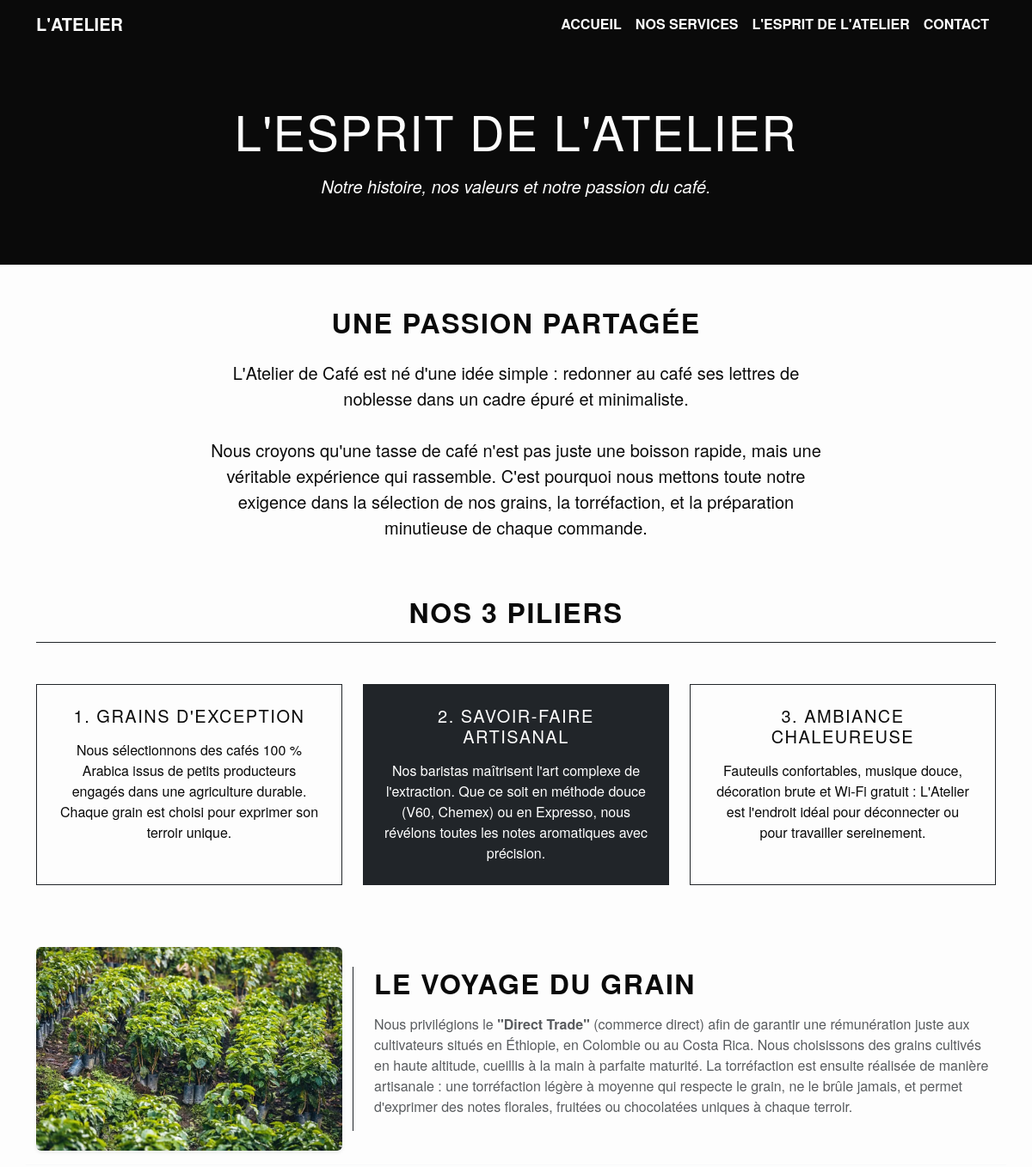
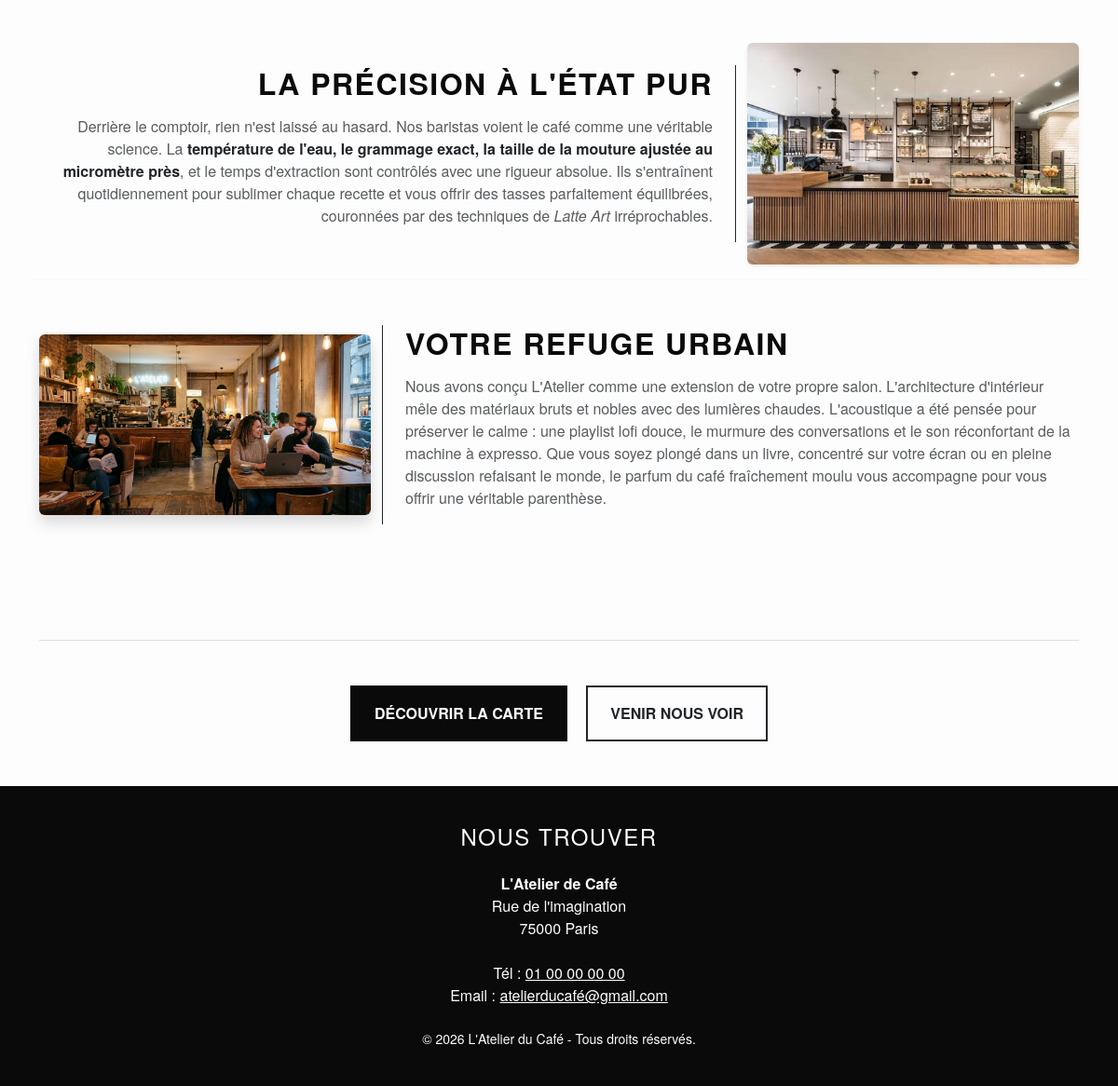
Page /about.php on the committed database (2 pictures, top to bottom).
### tables this page shows
CREATE TABLE `pages_content` (
  `id` int(11) NOT NULL,
  `page_nom` varchar(50) NOT NULL,
  `section` varchar(50) NOT NULL,
  `titre` varchar(255) DEFAULT NULL,
  `contenu_texte` text DEFAULT NULL
);

### about.php (the view, shortened to what this page needs)
<?php
require_once 'config.php';
$stmt = $pdo->prepare("SELECT section, titre, contenu_texte FROM pages_content WHERE page_nom = 'about'");
$stmt->execute();
$lignes = $stmt->fetchAll();
$content = [];
foreach ($lignes as $ligne) {
  $content[$ligne['section']] = [
    'titre' => $ligne['titre'],
    'texte' => $ligne['contenu_texte']
  ];
}
function getTextContent($section, $type, $contentArray)
{
  return $contentArray[$section][$type] ?? '<em>Contenu non défini</em>';
}
?>
<!doctype html>
<html lang="fr">
<head>
  <link href="https://cdn.jsdelivr.net/npm/bootstrap@5.3.2/dist/css/bootstrap.min.css" rel="stylesheet" />
  <link rel="stylesheet" href="index.css" />
</head>
<body>
  <nav class="navbar navbar-expand-lg navbar-custom sticky-top">
    <div class="container">
      <a class="navbar-brand" href="index.php">L'Atelier</a>
      <div class="collapse navbar-collapse justify-content-end" id="navbarNav">
        <ul class="navbar-nav">
          <li class="nav-item">
            <a class="nav-link" href="index.php">Accueil</a>
          </li>
          <li class="nav-item">
            <a class="nav-link" href="service.php">Nos services</a>
          </li>
          <li class="nav-item">
            <a class="nav-link active" href="about.php">L'Esprit de l'Atelier</a>
          </li>
          <li class="nav-item">
            <a class="nav-link" href="contact.php">Contact</a>
          </li>
        </ul>
      </div>
    </div>
  </nav>
  <header class="hero-section" style="padding: 60px 0">
    <div class="container">
      <h1 class="display-4"><?= getTextContent('hero', 'titre', $content) ?></h1>
      <p class="lead mt-3">
        <?= getTextContent('hero', 'texte', $content) ?>
      </p>
    </div>
  </header>
  <main class="container py-5">
    <div class="row mb-5">
      <div class="col-lg-8 mx-auto text-center">
        <h2 class="mb-4"><?= getTextContent('passion', 'titre', $content) ?></h2>
        <p class="lead">
          <?= getTextContent('passion', 'texte', $content) ?>
        </p>
      </div>
    </div>
    <h2 class="text-center mb-5 border-bottom border-dark pb-3">Nos 3 piliers</h2>
    <div class="row text-center g-4 mb-5">
      <div class="col-md-4">
        <div class="p-4 border border-dark h-100">
          <h3 class="h5"><?= getTextContent('pilier1', 'titre', $content) ?></h3>
          <p class="mb-0 mt-3"><?= getTextContent('pilier1', 'texte', $content) ?></p>
        </div>
      </div>
      <div class="col-md-4">
        <div class="p-4 border border-dark h-100 bg-dark text-white">
          <h3 class="h5 text-white"><?= getTextContent('pilier2', 'titre', $content) ?></h3>
          <p class="mb-0 mt-3"><?= getTextContent('pilier2', 'texte', $content) ?></p>
        </div>
      </div>
      <div class="col-md-4">
        <div class="p-4 border border-dark h-100">
          <h3 class="h5"><?= getTextContent('pilier3', 'titre', $content) ?></h3>
          <p class="mb-0 mt-3"><?= getTextContent('pilier3', 'texte', $content) ?></p>
        </div>
      </div>
    </div>
    <section class="mt-5 pt-4">
      <div class="row align-items-center mb-5 pb-3 border-bottom border-light">
        <div class="col-md-4 mb-4 mb-md-0">
          <img src="images/agriculture.webp" alt="Le voyage du grain" class="img-fluid rounded shadow-sm w-100 object-fit-cover" style="max-height: 300px" />
        </div>
        <div class="col-md-8 border-start border-dark ps-md-4">
          <h3 class="h2 fw-bold mb-3"><?= getTextContent('voyage', 'titre', $content) ?></h3>
          <p class="text-muted">
            <?= getTextContent('voyage', 'texte', $content) ?>
          </p>
        </div>
      </div>
      <div class="row align-items-center mb-5 pb-3 border-bottom border-light flex-column-reverse flex-md-row">
        <div class="col-md-8 border-end border-dark pe-md-4 text-md-end">
          <h3 class="h2 fw-bold mb-3"><?= getTextContent('precision', 'titre', $content) ?></h3>
          <p class="text-muted">
            <?= getTextContent('precision', 'texte', $content) ?>
          </p>
        </div>
        <div class="col-md-4 mb-4 mb-md-0">
          <img src="images/barista.jpg" alt="La précision à l'état pur" class="img-fluid rounded shadow-sm w-100 object-fit-cover" style="max-height: 300px" />
        </div>
      </div>
      <div class="row align-items-center mb-5 pb-3">
        <div class="col-md-4 mb-4 mb-md-0">
          <img src="images/salon.jpg" alt="Ambiance chaleureuse" class="img-fluid rounded shadow w-100 object-fit-cover" style="max-height: 300px" />
        </div>
        <div class="col-md-8 border-start border-dark ps-md-4">
          <h3 class="h2 fw-bold mb-3"><?= getTextContent('refuge', 'titre', $content) ?></h3>
          <p class="text-muted">
            <?= getTextContent('refuge', 'texte', $content) ?>
          </p>
        </div>
      </div>
    </section>
    <div class="text-center mt-5">
      <a href="service.php" class="btn btn-custom px-4 py-3 me-sm-3 mb-3 mb-sm-0">Découvrir la carte</a>
      <a href="index.php#horaires" class="btn btn-outline-dark px-4 py-3 rounded-0 fw-bold text-uppercase border-2 mb-3 mb-sm-0">Venir nous voir</a>
    </div>
  </main>
  <footer id="contact">
    <div class="container">
      <h2 class="h4 mb-4">Nous trouver</h2>
      <address class="mb-4 fst-normal">
        <strong>L'Atelier de Café</strong><br />
        Rue de l'imagination<br />
        75000 Paris<br /><br />
        Tél : <a href="tel:+33100000000">01 00 00 00 00</a><br />
        Email : <a href="mailto:atelierducafé@gmail.com">atelierducafé@gmail.com</a>
      </address>
      <p class="mb-0 small">© 2026 L'Atelier du Café - Tous droits réservés.</p>
    </div>
  </footer>
</body>
</html>

### index.css (style rules this page uses)
:root { --black: #0a0a0a; --white: #fdfdfd; --grey: #e0e0e0; }
body { background-color: var(--white); color: var(--black); font-family: "Helvetica Neue", Arial, sans-serif; }
h1, h2, h3 { text-transform: uppercase; font-weight: 700; letter-spacing: 1.5px; }
.navbar-custom { background-color: var(--black); border-bottom: 3px solid var(--black); }
.navbar-custom .nav-link, .navbar-custom .navbar-brand { color: var(--white) !important; text-transform: uppercase; font-weight: bold; transition: color 0.3s ease; }
.hero-section { background-color: var(--black); color: var(--white); padding: 80px 0; text-align: center; }
section { padding: 60px 0; border-bottom: 1px solid var(--grey); }
.btn-custom { background-color: var(--black); color: var(--white); border: 2px solid var(--black); border-radius: 0; text-transform: uppercase; font-weight: bold; transition: all 0.3s ease; }
footer { background-color: var(--black); color: var(--white); padding: 40px 0; text-align: center; }
footer a { color: var(--white); text-decoration: underline; }

### rows in the picture
pages_content: titre "L'ESPRIT DE L'ATELIER Notre histoire, nos valeurs et notre passion du café."
pages_content: titre "3. AMBIANCE CHALEUREUSE Fauteuils confortables, musique douce, décoration brute et Wi-Fi gratuit : L'Atelier est l'endroit idéal pour déconnecter ou pour travailler sereinement."
